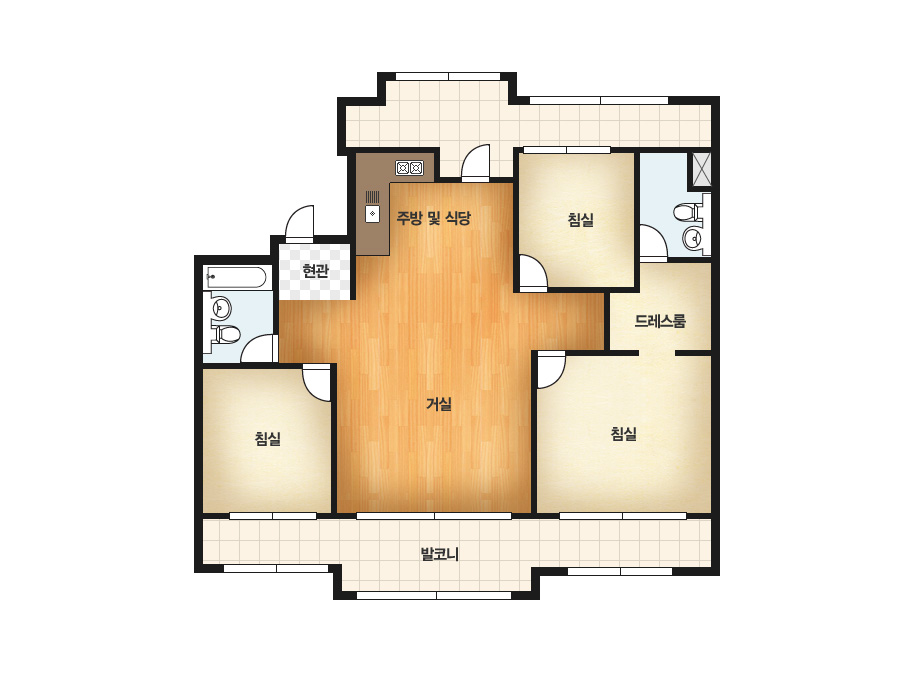
#> input picture R-zipp/Statics/images/original/image_029.jpg, 923 x 676 px, found by its file name; its folder holds 5 pictures in this run
$ python data_condtrol.py
#> lines starting #> are read from the running program, lines starting #| are printed output that depends on the picture; after the words box and inside, x2 and y2 are one past the last pixel; in counts of white or black regions, pixels touching at a corner belong together
#> in process, self.image is the input picture: shape (676, 923, 3); mean B, G, R 218.6, 230.6, 238.8
import cv2
import os
import numpy as np
import easyocr
from PIL import Image

import Lib.detect as detect


class CreateDataset():
    def __init__(self) -> None:
        self.data = None


    def remove_text(self, img):
        reader = easyocr.Reader(['ko','en'])
        results = reader.readtext(img)

        for result in results:
            start_point = result[0][0]
            end_point = result[0][2]

            check_int = any([True if isinstance(i, np.int32) else False for i in start_point + end_point])
            if check_int:
                start_point = (int(start_point[0]), int(start_point[1]))
                end_point = (int(end_point[0]), int(end_point[1]))
                cv2.rectangle(img, start_point, end_point, (255, 255, 255), -1)

        return img


    # [6 lines left out: function cutting_image, not called in this run]


    def make_binary(self, img, limit=150):
#> called with limit = 130
        lower_bound = np.array([0, 0, 0], dtype=np.uint8)
        upper_bound = np.array([limit, limit, limit], dtype=np.uint8)
        mask = cv2.inRange(img, lower_bound, upper_bound)
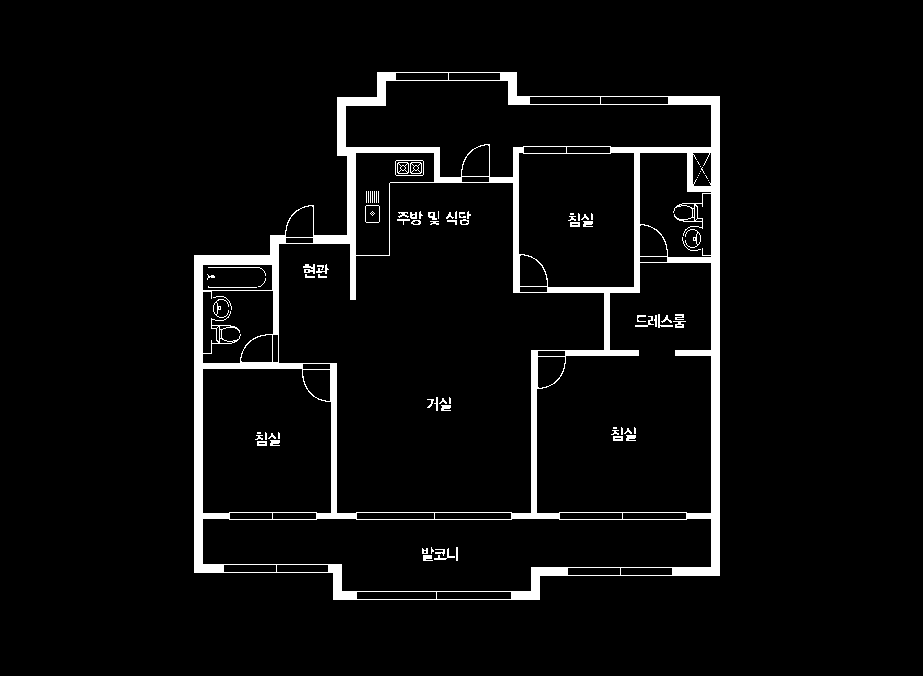
#> mask: shape (676, 923); 4.7% white; 88 white regions (34 under 20 px), largest, box (x1, y1, x2, y2) and area: (194, 72, 720, 600) 26658, (395, 160, 424, 176) 82, (303, 264, 315, 274) 74
        img[np.where(mask == 0)] = [255, 255, 255]
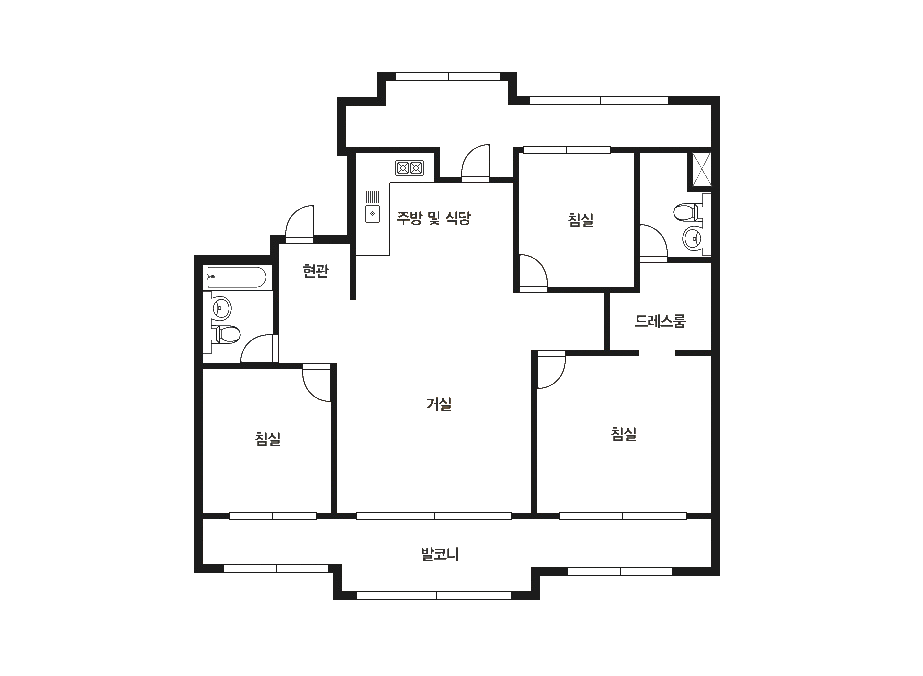
#> img: shape (676, 923, 3); mean B, G, R 244.6, 244.6, 244.6
        img[np.where(mask == 255)] = [0, 0, 0]

        return img


    # [112 lines left out: functions make_grayscale, remake_padding, proportion_control, resize_image, detect_walls, detect_rooms and 1 more, not called in this run]


    def data_load(self, directory=None, file=None, image=None):
        cnt = len([i for i in [directory, file, image] if i])
        if cnt >= 2:
            raise Exception("You must choose only one type")

        if directory:
            file_list = os.listdir(directory)
            self.data = [os.path.join(directory, name) for name in file_list]
        elif file:
            self.data = file
        elif isinstance(image, Image.Image):
            self.data = image


    def parameter_setting(self, limit=150,
                          aspect_ratio = 3/2,
                          output_dir='./output',
                          new_width=1024,
                          padding_percent=0.2,
                          output_name='image',
                          same_name=False):
        self.limit = limit
        self.aspect_ratio = aspect_ratio
        self.output_dir = output_dir
        self.new_width = new_width
        self.padding_percent = padding_percent
        self.same_name = same_name
        self.output_name = output_name


    def process(self, file, save=False):
        if isinstance(self.data, Image.Image):
            self.image = np.array(file)
        else:
            self.image = cv2.imread(file)
            self.output_name = sum([i.split('\\') for i in file.split('/')], [])[-1]

        # cv2.imwrite('temp.PNG', self.image)
        self.image = self.make_binary(self.image, limit=self.limit)
        self.image = self.remove_text(self.image)
        # self.image = self.make_grayscale(self.image)
        self.image = self.cutting_image(self.image)

        # self.image = self.detect_walls(self.image)
        # self.image = self.detect_rooms(self.image)

        self.image = self.remake_padding(self.image, padding_percent=self.padding_percent)
        self.image = self.proportion_control(self.image, aspect_ratio=self.aspect_ratio)
        self.image = self.resize_image(self.image, new_width=self.new_width)

        if save:
            new_path = self.image_save(self.image, self.output_name, output_dir=self.output_dir, same_name=self.same_name)

            return new_path, self.image
        else:
            return None, self.image


    def run(self, save=False):
        if type(self.data)==str:
            file = self.data
            new_path, result_img = self.process(file, save=save)

        elif type(self.data)==list:
            for file in self.data[:]:
                new_path, result_img = self.process(file, save=save)

        elif isinstance(self.data, Image.Image):
            file = self.data
            new_path, result_img = self.process(file, save=save)

        else:
            raise Exception('data type is wrong')

        print('Preprocessing done')
        return new_path, result_img


if __name__ == '__main__':
    create_dataset = CreateDataset()

    directory = 'statics/Images/Original'
    # file = 'statics/Images/Original/image_038.jpg'
    file = 'statics/Images/Original/image_029.jpg'

    create_dataset.data_load(file=file)
    # [8 lines of commented-out code are left out]
    create_dataset.parameter_setting(
                                    limit=130,
                                    aspect_ratio=1/1,
                                    output_dir='./test',
                                    new_width=400,
                                    padding_percent=0.15,
                                    # output_name=self.name,
                                    # same_name=bool(self.name)
                                    )
#> (the run stopped early here; a loop or call above may not have finished)
